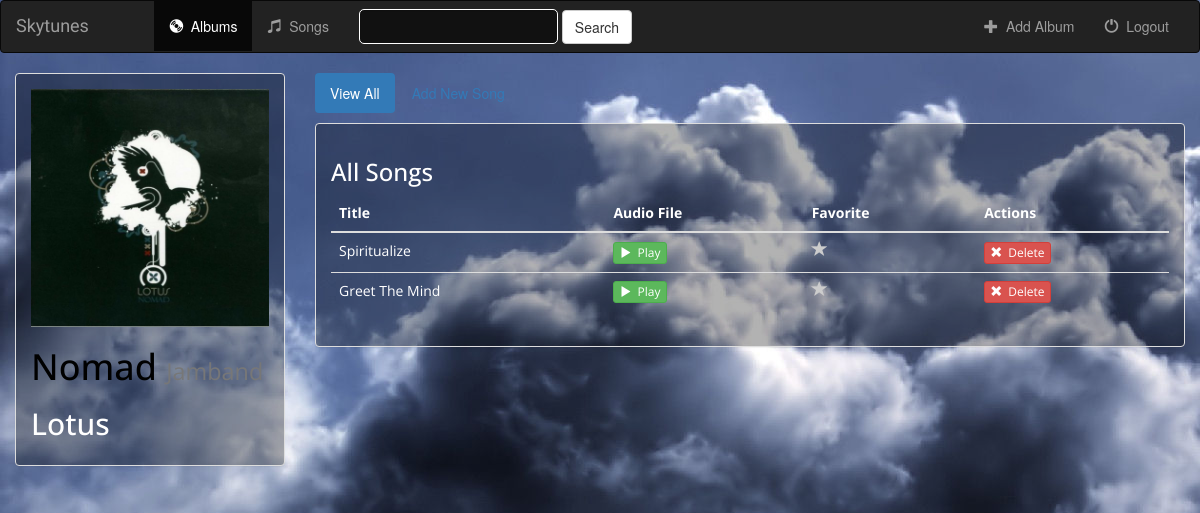
The app's page /music/3/ (signed in), older data.
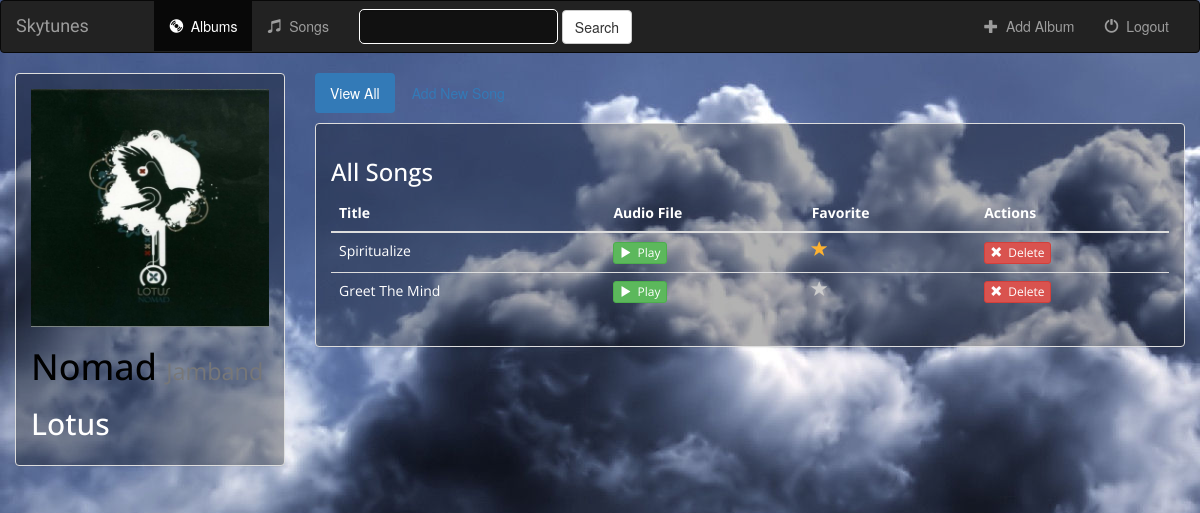
The same page, newer data.
### music/models.py (models this page shows, shortened)
class Album(models.Model):
    user = models.ForeignKey(User, default=1)
    artist = models.CharField(max_length=250)
    album_title = models.CharField(max_length=500)
    genre = models.CharField(max_length=100)
    album_logo = models.FileField()
    is_favorite = models.BooleanField(default=False)
    def __str__(self):
        return self.album_title + ' - ' + self.artist

class Song(models.Model):
    album = models.ForeignKey(Album, on_delete=models.CASCADE)
    song_title = models.CharField(max_length=250)
    audio_file = models.FileField(default='')
    is_favorite = models.BooleanField(default=False)

### music/views.py (the view)
# urls.py: url(r'^(?P<album_id>[0-9]+)/$', views.detail, name='detail'),
def detail(request, album_id):
    if not request.user.is_authenticated():
        return render(request, 'music/login.html')
    else:
        user = request.user
        album = get_object_or_404(Album, pk=album_id)
        return render(request, 'music/detail.html', {'album': album, 'user': user})

### music/templates/music/detail.html (shortened to what this page needs)
{% extends 'music/base.html' %}
{% block albums_active %}active{% endblock %}
{% block body %}
<div class="container-fluid songs-container">
    <div class="row">
        <div class="col-sm-4 col-md-3">
            <div class="panel panel-default" style="background: rgba(0,0,0,0.3); color: white;font-family: 'Open Sans',sans-serif;">
                <div class="panel-body">
                    <a href="{% url 'music:detail' album.id %}">
                        {% if album.album_logo %}
                            <img src="{{ album.album_logo.url }}" class="img-responsive">
                        {% else %}
                            <h3>No image to display</h3>
                        {% endif %}
                    </a>
                    <h1>{{ album.album_title }} <small>{{ album.genre }}</small></h1>
                    <h2>{{ album.artist }}</h2>
                </div>
            </div>
        </div>
        <div class="col-sm-8 col-md-9">
            <ul class="nav nav-pills" style="margin-bottom: 10px;">
                <li role="presentation" class="active"><a href="{% url 'music:detail' album.id %}">View All</a></li>
                <li role="presentation"><a href="{% url 'music:create_song' album.id %}">Add New Song</a></li>
            </ul>
            <div class="panel panel-default" style="background: rgba(0,0,0,0.3); color: white;font-family: 'Open Sans',sans-serif;">
                <div class="panel-body">
                    <h3>All Songs</h3>
                    <table class="table">
                        <thead>
                        <tr>
                            <th>Title</th>
                            <th>Audio File</th>
                            <th>Favorite</th>
                            <th>Actions</th>
                        </tr>
                        </thead>
                        <tbody>
                        {% for song in album.song_set.all %}
                            <tr>
                                <td>{{ song.song_title }}</td>
                                <td>
                                    <a target="_blank" href="{{ song.audio_file.url }}">
                                        <button type="button" class="btn btn-success btn-xs">
                                            <span class="glyphicon glyphicon-play"></span>&nbsp; Play
                                        </button>
                                    </a>
                                </td>
                                <td>
                                    <a href="{% url 'music:favorite' song.id %}" class="btn-favorite"><span class="glyphicon glyphicon-star {% if song.is_favorite %}active{% endif %}"></span></a>
                                </td>
                                <td>
                                    <form action="{% url 'music:delete_song' album.id song.id %}" method="post" style="display: inline;">
                                        <button type="submit" class="btn btn-danger btn-xs">
                                            <span class="glyphicon glyphicon-remove"></span>&nbsp; Delete
                                        </button>
                                    </form>
                                </td>
                            </tr>
                        {% endfor %}
                        </tbody>
                    </table>
                </div>
            </div>
        </div>
    </div>
</div>
{% endblock %}

### music/templates/music/base.html (shortened to what this page needs)
<!DOCTYPE html>
<html lang="en">
<head>
    {% load staticfiles %}
    <link rel="stylesheet" type="text/css" href="{% static 'music/style.css' %}"/>
    <link rel="stylesheet" href="https://maxcdn.bootstrapcdn.com/bootstrap/3.3.6/css/bootstrap.min.css">
</head>
<body>
<nav class="navbar navbar-inverse">
    <div class="container-fluid">
        <div class="navbar-header">
            <a class="navbar-brand" href="{% url 'music:index' %}">Skytunes</a>
        </div>
        <div class="collapse navbar-collapse" id="topNavBar">
            <ul class="nav navbar-nav">
                <li class="{% block albums_active %}{% endblock %}"><a href="{% url 'music:index' %}"><span class="glyphicon glyphicon-cd" aria-hidden="true"></span>&nbsp; Albums</a></li>
                <li class="{% block songs_active %}{% endblock %}"><a href="{% url 'music:songs' 'all' %}"><span class="glyphicon glyphicon-music" aria-hidden="true"></span>&nbsp; Songs</a></li>
            </ul>
            <form class="navbar-form navbar-left" role="search" method="get" action="{% url 'music:index' %}">
                <div class="form-group">
                    <input type="text" class="form-control" name="q" value="{{ request.GET.q }}">
                </div>
                <button type="submit" class="btn btn-default">Search</button>
            </form>
            <ul class="nav navbar-nav navbar-right">
                <li>
                    <a href="{% url 'music:create_album' %}">
                        <span class="glyphicon glyphicon-plus" aria-hidden="true"></span>&nbsp; Add Album
                    </a>
                </li>
                <li>
                    <a href="{% url 'music:logout_user' %}">
                        <span class="glyphicon glyphicon-off" aria-hidden="true"></span>&nbsp; Logout
                    </a>
                </li>
            </ul>
        </div>
    </div>
</nav>
{% block body %}
{% endblock %}
</body>
</html>

### music/static/music/style.css (style rules this page uses)
.navbar-brand { font-family: 'Poiret One', cursive; margin-right: 50px; }
body { background: black url("img/clouds.jpg"); background-repeat: no-repeat; background-attachment: fixed; }
body h1, ul, li, a { color: black; text-decoration: none; }
.glyphicon-star { color: #CCCCCC; font-size: 16px; }
.glyphicon-star.active { color: #FDB230; }
.form-group > input { background: rgba(0,0,0,0.5); border-radius: 5px; border: 1px solid white; padding: 0 1em; font-size: 1em; height: 2.5em; color: white; }

Row changes from the older to the newer data that the page shows:
changed Song "Spiritualize": is_favorite False → True (drawn)
